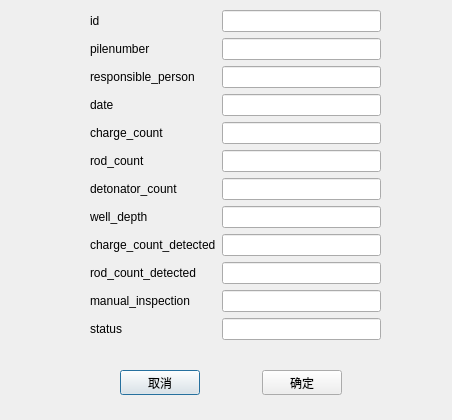
<?xml version="1.0" encoding="UTF-8"?>
<ui version="4.0">
 <class>DatabaseInsertPage</class>
 <widget class="QDialog" name="DatabaseInsertPage">
  <property name="geometry">
   <rect>
    <x>0</x>
    <y>0</y>
    <width>452</width>
    <height>420</height>
   </rect>
  </property>
  <property name="windowTitle">
   <string>Dialog</string>
  </property>
  <widget class="QWidget" name="layoutWidget">
   <property name="geometry">
    <rect>
     <x>90</x>
     <y>10</y>
     <width>291</width>
     <height>331</height>
    </rect>
   </property>
   <layout class="QFormLayout" name="formLayout">
    <item row="0" column="1">
     <layout class="QVBoxLayout" name="verticalLayout">
      <item>
       <widget class="QLineEdit" name="id_2"/>
      </item>
      <item>
       <widget class="QLineEdit" name="pilenumber_2"/>
      </item>
      <item>
       <widget class="QLineEdit" name="responsible_person_2"/>
      </item>
      <item>
       <widget class="QLineEdit" name="date_2"/>
      </item>
      <item>
       <widget class="QLineEdit" name="charge_count_2"/>
      </item>
      <item>
       <widget class="QLineEdit" name="rod_count_2"/>
      </item>
      <item>
       <widget class="QLineEdit" name="detonator_count_2"/>
      </item>
      <item>
       <widget class="QLineEdit" name="well_depth_2"/>
      </item>
      <item>
       <widget class="QLineEdit" name="charge_count_detected_2"/>
      </item>
      <item>
       <widget class="QLineEdit" name="rod_count_detected_2"/>
      </item>
      <item>
       <widget class="QLineEdit" name="manual_inspection_2"/>
      </item>
      <item>
       <widget class="QLineEdit" name="status_2"/>
      </item>
     </layout>
    </item>
    <item row="0" column="0">
     <layout class="QVBoxLayout" name="verticalLayout_2">
      <item>
       <widget class="QLabel" name="id">
        <property name="text">
         <string>id</string>
        </property>
       </widget>
      </item>
      <item>
       <widget class="QLabel" name="pilenumber">
        <property name="text">
         <string>pilenumber</string>
        </property>
       </widget>
      </item>
      <item>
       <widget class="QLabel" name="responsible_person">
        <property name="text">
         <string>responsible_person</string>
        </property>
       </widget>
      </item>
      <item>
       <widget class="QLabel" name="date">
        <property name="text">
         <string>date</string>
        </property>
       </widget>
      </item>
      <item>
       <widget class="QLabel" name="charge_count">
        <property name="text">
         <string>charge_count</string>
        </property>
       </widget>
      </item>
      <item>
       <widget class="QLabel" name="rod_count">
        <property name="text">
         <string>rod_count</string>
        </property>
       </widget>
      </item>
      <item>
       <widget class="QLabel" name="detonator_count">
        <property name="text">
         <string>detonator_count</string>
        </property>
       </widget>
      </item>
      <item>
       <widget class="QLabel" name="well_depth">
        <property name="text">
         <string>well_depth</string>
        </property>
       </widget>
      </item>
      <item>
       <widget class="QLabel" name="charge_count_detected">
        <property name="text">
         <string>charge_count_detected</string>
        </property>
       </widget>
      </item>
      <item>
       <widget class="QLabel" name="rod_count_detected">
        <property name="text">
         <string>rod_count_detected</string>
        </property>
       </widget>
      </item>
      <item>
       <widget class="QLabel" name="manual_inspection">
        <property name="text">
         <string>manual_inspection</string>
        </property>
       </widget>
      </item>
      <item>
       <widget class="QLabel" name="status">
        <property name="text">
         <string>status</string>
        </property>
       </widget>
      </item>
     </layout>
    </item>
   </layout>
  </widget>
  <widget class="QWidget" name="">
   <property name="geometry">
    <rect>
     <x>120</x>
     <y>370</y>
     <width>222</width>
     <height>25</height>
    </rect>
   </property>
   <layout class="QHBoxLayout" name="horizontalLayout">
    <item>
     <widget class="QPushButton" name="cancelButton">
      <property name="text">
       <string>取消</string>
      </property>
     </widget>
    </item>
    <item>
     <spacer name="horizontalSpacer">
      <property name="orientation">
       <enum>Qt::Horizontal</enum>
      </property>
      <property name="sizeHint" stdset="0">
       <size>
        <width>58</width>
        <height>20</height>
       </size>
      </property>
     </spacer>
    </item>
    <item>
     <widget class="QPushButton" name="verifyButton">
      <property name="text">
       <string>确定</string>
      </property>
     </widget>
    </item>
   </layout>
  </widget>
 </widget>
 <resources/>
 <connections/>
</ui>
